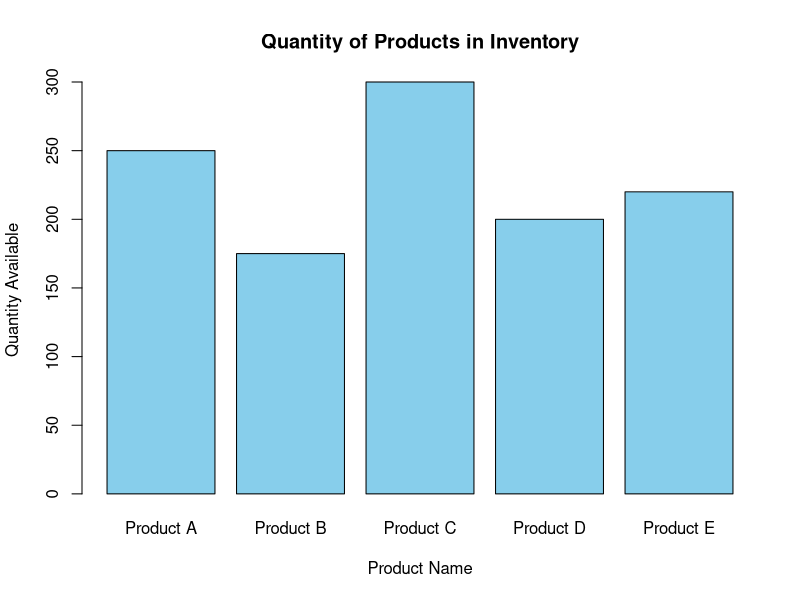
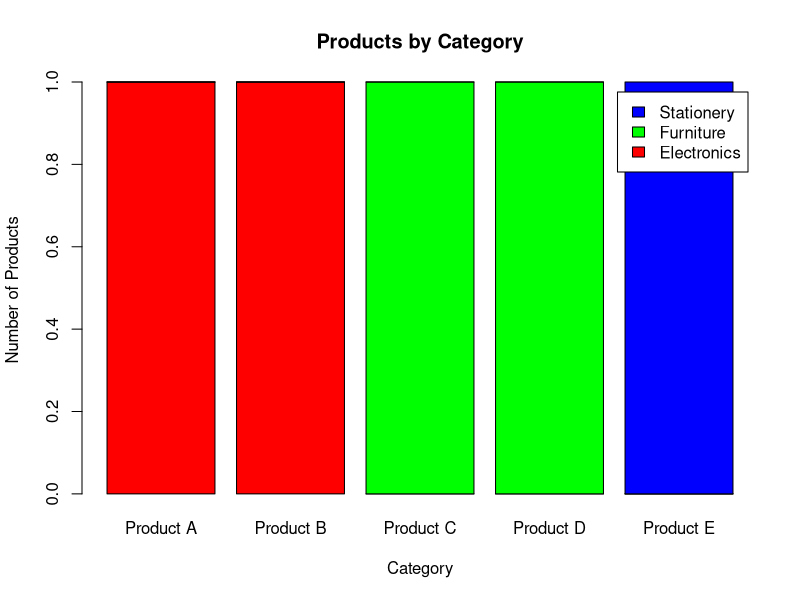

These charts were generated, in order, by the following R code:
# Create the dataset

Product_ID <- c(1,2,3,4,5)
Product_Name <- c("Product A","Product B","Product C","Product D","Product E")
Quantity_Available <- c(250,175,300,200,220)

inventory <- data.frame(Product_ID,
                        Product_Name,
                        Quantity_Available)

print(inventory)
barplot(inventory$Quantity_Available,
        names.arg=inventory$Product_Name,
        main="Quantity of Products in Inventory",
        xlab="Product Name",
        ylab="Quantity Available",
        col="skyblue",
        border="black")
inventory$Category <- c("Electronics",
                        "Electronics",
                        "Furniture",
                        "Furniture",
                        "Stationery")

inventory_table <- table(inventory$Category,
                         inventory$Product_Name)

barplot(inventory_table,
        main="Products by Category",
        xlab="Category",
        ylab="Number of Products",
        col=rainbow(nrow(inventory_table)),
        legend.text=rownames(inventory_table))
